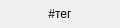
<?xml version="1.0" encoding="UTF-8"?>
<ui version="4.0">
 <class>HashtagWidget</class>
 <widget class="QWidget" name="HashtagWidget">
  <property name="geometry">
   <rect>
    <x>0</x>
    <y>0</y>
    <width>120</width>
    <height>28</height>
   </rect>
  </property>
  <property name="sizePolicy">
   <sizepolicy hsizetype="Preferred" vsizetype="Fixed">
    <horstretch>0</horstretch>
    <verstretch>0</verstretch>
   </sizepolicy>
  </property>
  <property name="minimumSize">
   <size>
    <width>60</width>
    <height>28</height>
   </size>
  </property>
  <property name="maximumSize">
   <size>
    <width>16777215</width>
    <height>28</height>
   </size>
  </property>
  <layout class="QHBoxLayout" name="hashtagLayout">
   <property name="spacing">
    <number>0</number>
   </property>
   <property name="leftMargin">
    <number>8</number>
   </property>
   <property name="topMargin">
    <number>2</number>
   </property>
   <property name="rightMargin">
    <number>8</number>
   </property>
   <property name="bottomMargin">
    <number>2</number>
   </property>
   <item>
    <widget class="QLabel" name="hashtagLabel">
     <property name="text">
      <string>#тег</string>
     </property>
     <property name="alignment">
      <set>Qt::AlignCenter</set>
     </property>
    </widget>
   </item>
  </layout>
 </widget>
 <resources/>
 <connections/>
</ui>
